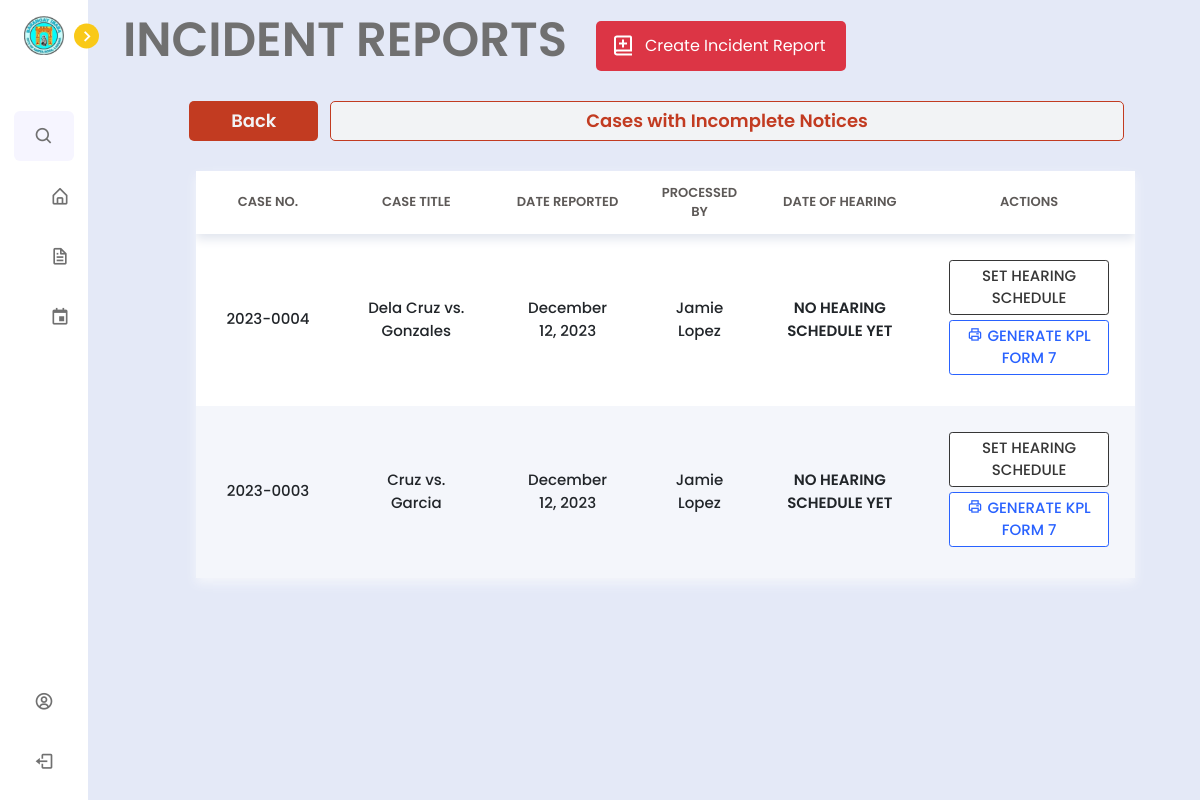
/barangay/lupon/incomplete_notices.php (signed in), run on an earlier commit of the app's database.
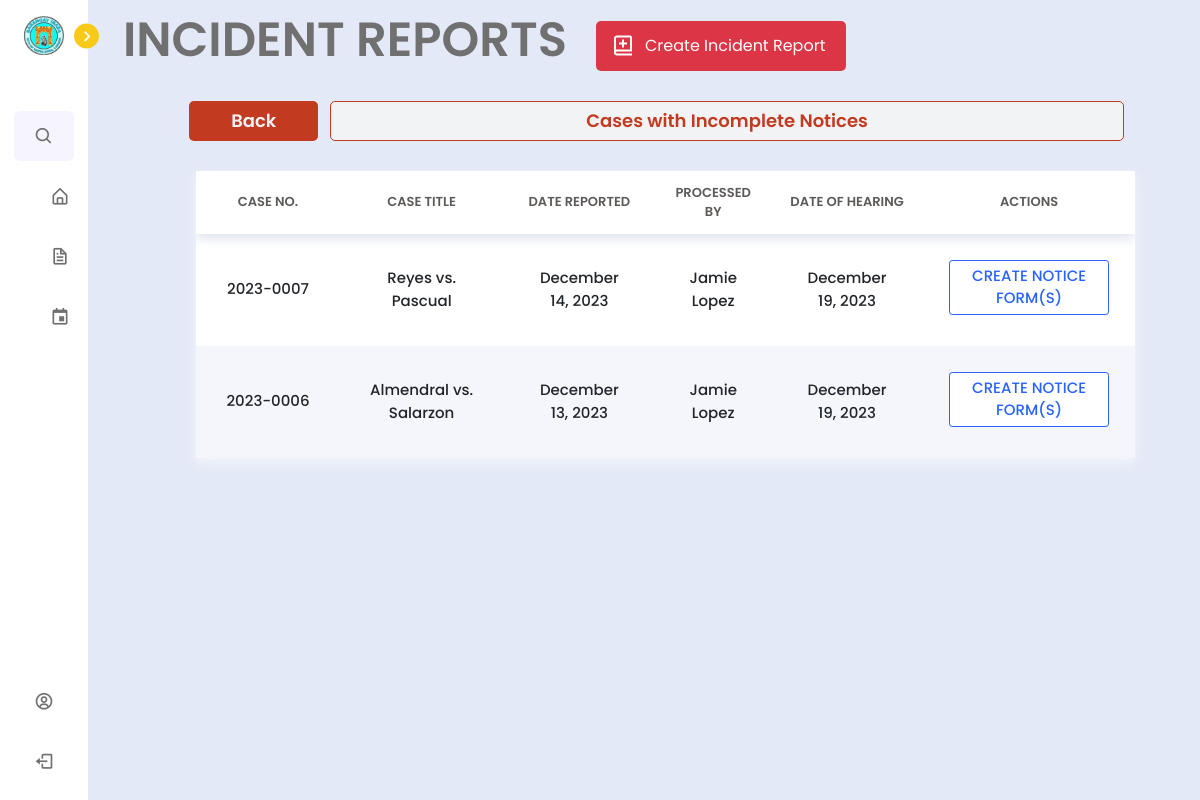
And on a later commit of the database.
### tables this page shows
CREATE TABLE `incident_report` (
  `incident_id` int(11) NOT NULL,
  `complainant_last_name` varchar(255) NOT NULL,
  `complainant_first_name` varchar(255) NOT NULL,
  `complainant_middle_name` varchar(255) NOT NULL,
  `complainant_cellphone_number` varchar(20) NOT NULL,
  `complainant_house_address` varchar(255) NOT NULL,
  `respondent_last_name` varchar(255) NOT NULL,
  `respondent_first_name` varchar(255) NOT NULL,
  `respondent_middle_name` varchar(255) NOT NULL,
  `respondent_cellphone_number` varchar(20) NOT NULL,
  `respondent_house_address` varchar(255) NOT NULL,
  `incident_case_number` varchar(50) NOT NULL,
  `incident_case_type` varchar(100) NOT NULL,
  `incident_date` date NOT NULL,
  `description_of_violation` tinytext NOT NULL,
  `created_at` timestamp NOT NULL DEFAULT current_timestamp(),
  `submitter_first_name` varchar(50) DEFAULT NULL,
  `submitter_last_name` varchar(50) DEFAULT NULL,
  `lupon_id` int(11) DEFAULT NULL,
  `pb_id` int(11) NOT NULL,
  `other_incident_case_type` varchar(255) DEFAULT NULL
);

CREATE TABLE `hearing` (
  `hearing_id` int(11) NOT NULL,
  `incident_case_number` varchar(50) DEFAULT NULL,
  `date_of_hearing` date DEFAULT NULL,
  `time_of_hearing` time DEFAULT NULL,
  `hearing_type_status` varchar(50) DEFAULT 'mediation',
  `timestamp` timestamp NOT NULL DEFAULT current_timestamp(),
  `schedule_change_timestamp` timestamp NULL DEFAULT NULL,
  `conciliation_timestamp` timestamp NULL DEFAULT NULL,
  `arbitration_timestamp` timestamp NULL DEFAULT NULL,
  `pb_id` int(11) DEFAULT NULL
);

### barangay/lupon/incomplete_notices.php (the view, shortened to what the changed rows need)
<?php
include '../../config.php';
$email = $_SESSION['email_address'];
?>
<!DOCTYPE html>
<html lang="en">
<head>
    <link href='https://unpkg.com/boxicons@2.1.1/css/boxicons.min.css' rel='stylesheet'>
    <link rel="stylesheet" href="../../node_modules/bootstrap/dist/css/bootstrap.min.css">
    <link rel="stylesheet" href="../../css/lupon.css">
    <link href="https://cdn.jsdelivr.net/npm/fullcalendar@5.9.0/main.css" rel="stylesheet">
</head>
<body>
<?php include 'nav_bar.php'; ?>
    <section class="home">
    <h1 style="margin-left: 4%; margin-top: 1%; display: flex; font-size: 48px;">INCIDENT REPORTS</h1>
        <table style="margin-left: 118px; width: 83.7%; background: #fff; text-align: center;">
            <thead>
                <tr>
                    <th>Case No.</th>
                    <th>Case Title</th>
                    <th>Date Reported</th>
                    <th>Processed By</th>
                    <th>Date of Hearing</th>
                    <th>Actions</th>
                </tr>
            </thead>
            <tbody>
            <?php
$selectLuponId = mysqli_query($conn, "SELECT pb_id FROM `lupon_accounts` WHERE email_address = '$email'");
$row = mysqli_fetch_assoc($selectLuponId);
$pb_id = $row['pb_id'];
$select = mysqli_query($conn, "
SELECT incident_report.incident_case_number AS incident_case_number,
incident_report.complainant_last_name AS complainant_last_name,
incident_report.respondent_last_name AS respondent_last_name,
incident_report.created_at AS created_at,
incident_report.submitter_first_name as submitter_first_name,
incident_report.submitter_last_name as submitter_last_name
FROM `incident_report`
LEFT JOIN `notify_residents` ON incident_report.incident_case_number = notify_residents.incident_case_number
LEFT JOIN `amicable_settlement` ON incident_report.incident_case_number = amicable_settlement.incident_case_number
WHERE (generate_summon = 'not generated' OR generate_hearing = 'not generated' OR generate_summon IS NULL OR generate_hearing IS NULL)
AND incident_report.pb_id = $pb_id
ORDER BY incident_report.created_at DESC
") or die('query failed');
$num_rows = mysqli_num_rows($select);
if ($num_rows === 0) {
    echo '<tr><td colspan="6" style="font-size: 25px; font-weight: 600; text-transform: uppercase;">no cases with incomplete notice</td></tr>';
} else {
    while ($fetch_cases = mysqli_fetch_assoc($select)) {
        $submitter_first_name = $fetch_cases['submitter_first_name'];
        $submitter_last_name = $fetch_cases['submitter_last_name'];
        $submitter_full_name = $submitter_first_name . ' ' . $submitter_last_name;
        ?>
        <tr>
            <td style="width: 9rem;"><?php echo htmlspecialchars(substr($fetch_cases['incident_case_number'], 0, 9)); ?></td>
            <td><?php echo $fetch_cases['complainant_last_name']; ?> vs. <?php echo $fetch_cases['respondent_last_name']; ?></td>
            <td><?php echo date("F j, Y", strtotime($fetch_cases['created_at'])); ?></td>
            <td><?php echo $submitter_full_name; ?></td>
            <td>
            <?php
            $incident_case_number = $fetch_cases['incident_case_number'];
            $select_hearing = mysqli_query($conn, "SELECT date_of_hearing FROM hearing WHERE incident_case_number = '$incident_case_number'") or die('hearing query failed');
            if (mysqli_num_rows($select_hearing) > 0) {
                $hearing_data = mysqli_fetch_assoc($select_hearing);
                $hearing_date = $hearing_data['date_of_hearing'];
                if ($hearing_date !== NULL) {
                    echo date("F j, Y", strtotime($hearing_date));
                } else {
                    echo '<span style="font-weight: 600;">NO HEARING SCHEDULE YET</span>';
                }
            } else {
                echo '<span style="font-weight: 600;">NO HEARING SCHEDULE YET</span>';
            }
            ?>
            </td>
            <td>
            <?php
            $incident_case_number = $fetch_cases['incident_case_number'];
            $select_hearing = mysqli_query($conn, "SELECT date_of_hearing FROM hearing WHERE incident_case_number = '$incident_case_number'") or die('hearing query failed');
            if (mysqli_num_rows($select_hearing) > 0) {
                $hearing_data = mysqli_fetch_assoc($select_hearing);
                $hearing_date = $hearing_data['date_of_hearing'];
                if (empty($hearing_date)) {
                    echo '<a href="../../barangay/lupon/hearing_schedule.php?incident_case_number=' . $incident_case_number . '" class="schedule">Set Hearing Schedule</a>';
                    echo '<a href="../../tcpdf/generate_kp7.php?incident_case_number=' . $incident_case_number . '" class="shownotices" target="_blank"><i class="bx bx-printer" style="margin-right: 5px;"></i>Generate KPL Form 7</a>';
                } else {
                    echo '<a href="../../barangay/lupon/notice_forms.php?incident_case_number=' . $incident_case_number . '" class="shownotices">Create Notice Form(s)</a>';
                }
            } else {
                echo '<a href="../../barangay/lupon/hearing_schedule.php?incident_case_number=' . $incident_case_number . '" class="schedule">Set Hearing Schedule</a>';
                echo '<a href="../../tcpdf/complainants_form.php?incident_case_number=' . $incident_case_number . '" class="shownotices" target="_blank"><i class="bx bx-printer" style="margin-right: 5px;"></i>Generate KPL Form 7</a>';
            }
            ?>
            </td>
        </tr>
        <?php
    }
}
?>
            </tbody>
        </table>
    </section>
</body>
</html>

What changed in the data, as far as the page shows it:
no longer on this page (row unchanged): incident_report: incident_case_number "2023-0004", complainant_last_name "Dela Cruz", respondent_last_name "Gonzales", created_at "December 12, 2023", submitter_full_name "Jamie Lopez", shows "NO HEARING SCHEDULE YET"
no longer on this page (row unchanged): incident_report: incident_case_number "2023-0003", complainant_last_name "Cruz", respondent_last_name "Garcia", created_at "December 12, 2023", submitter_full_name "Jamie Lopez", shows "NO HEARING SCHEDULE YET"
added incident_report: incident_case_number "2023-0007", complainant_last_name "Reyes", respondent_last_name "Pascual", created_at "December 14, 2023", submitter_full_name "Jamie Lopez", hearing.date_of_hearing "December 19, 2023"
added incident_report: incident_case_number "2023-0006", complainant_last_name "Almendral", respondent_last_name "Salarzon", created_at "December 13, 2023", submitter_full_name "Jamie Lopez", hearing.date_of_hearing "December 19, 2023"
